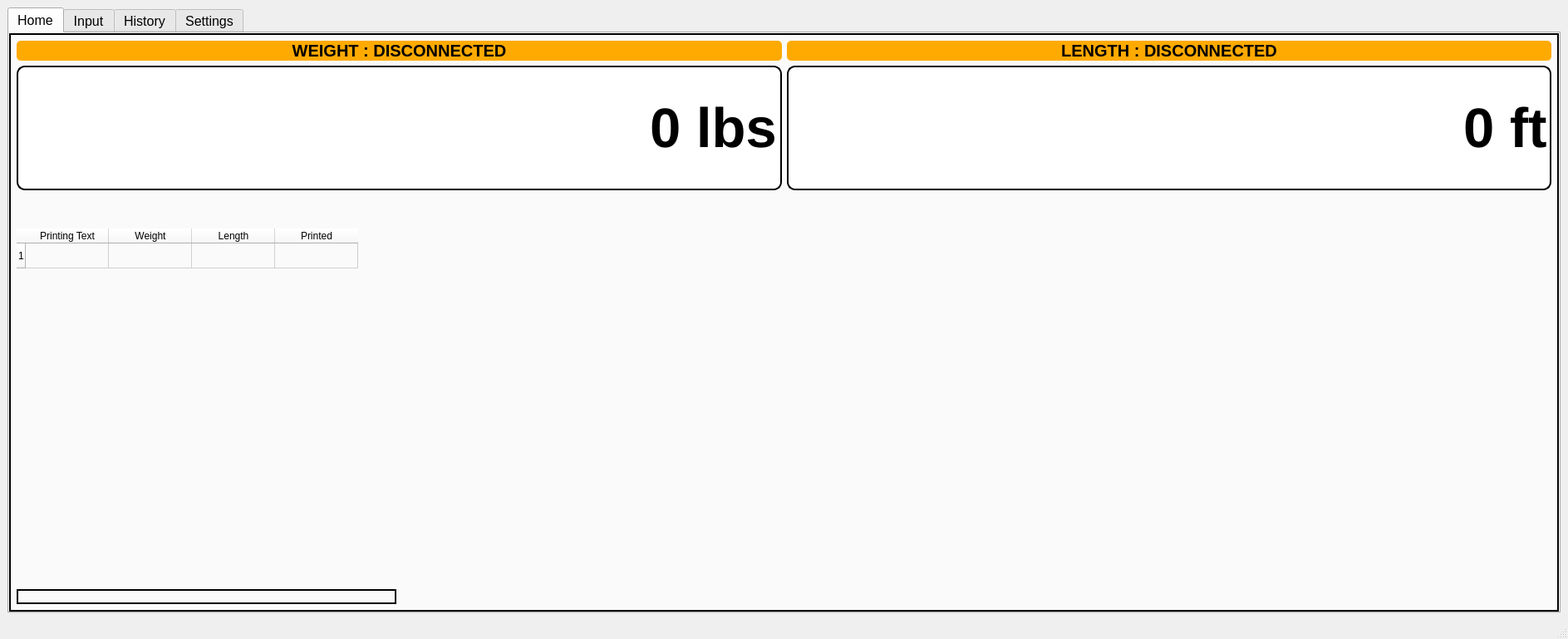
<?xml version="1.0" encoding="UTF-8"?>
<ui version="4.0">
 <class>MainWindow</class>
 <widget class="QMainWindow" name="MainWindow">
  <property name="geometry">
   <rect>
    <x>0</x>
    <y>0</y>
    <width>1887</width>
    <height>769</height>
   </rect>
  </property>
  <property name="sizePolicy">
   <sizepolicy hsizetype="Preferred" vsizetype="Preferred">
    <horstretch>0</horstretch>
    <verstretch>0</verstretch>
   </sizepolicy>
  </property>
  <property name="windowTitle">
   <string>Printing System</string>
  </property>
  <property name="styleSheet">
   <string notr="true"/>
  </property>
  <property name="toolButtonStyle">
   <enum>Qt::ToolButtonIconOnly</enum>
  </property>
  <property name="dockNestingEnabled">
   <bool>false</bool>
  </property>
  <widget class="QWidget" name="centralwidget">
   <property name="styleSheet">
    <string notr="true"/>
   </property>
   <layout class="QVBoxLayout" name="verticalLayout">
    <item>
     <widget class="QTabWidget" name="tabWidget">
      <property name="enabled">
       <bool>true</bool>
      </property>
      <property name="font">
       <font>
        <pointsize>12</pointsize>
       </font>
      </property>
      <property name="styleSheet">
       <string notr="true"/>
      </property>
      <property name="currentIndex">
       <number>0</number>
      </property>
      <property name="documentMode">
       <bool>false</bool>
      </property>
      <property name="tabsClosable">
       <bool>false</bool>
      </property>
      <property name="movable">
       <bool>false</bool>
      </property>
      <property name="tabBarAutoHide">
       <bool>false</bool>
      </property>
      <widget class="QWidget" name="tab">
       <property name="styleSheet">
        <string notr="true">background-color: rgb(250, 250, 250);
border: 2px solid  rgb(0, 0, 0);
</string>
       </property>
       <attribute name="title">
        <string>Home</string>
       </attribute>
       <layout class="QVBoxLayout" name="verticalLayout_2">
        <item>
         <layout class="QGridLayout" name="gridLayout">
          <item row="2" column="0" rowspan="2" colspan="2">
           <widget class="QLineEdit" name="lineEdit_weight">
            <property name="sizePolicy">
             <sizepolicy hsizetype="Preferred" vsizetype="Preferred">
              <horstretch>0</horstretch>
              <verstretch>0</verstretch>
             </sizepolicy>
            </property>
            <property name="minimumSize">
             <size>
              <width>0</width>
              <height>150</height>
             </size>
            </property>
            <property name="font">
             <font>
              <pointsize>50</pointsize>
              <weight>75</weight>
              <bold>true</bold>
             </font>
            </property>
            <property name="styleSheet">
             <string notr="true">background-color: rgb(255, 255, 255);
border-radius: 10px;</string>
            </property>
            <property name="text">
             <string>0 lbs</string>
            </property>
            <property name="alignment">
             <set>Qt::AlignRight|Qt::AlignTrailing|Qt::AlignVCenter</set>
            </property>
            <property name="readOnly">
             <bool>true</bool>
            </property>
           </widget>
          </item>
          <item row="0" column="2" colspan="2">
           <widget class="QLabel" name="length_status">
            <property name="font">
             <font>
              <pointsize>15</pointsize>
              <weight>75</weight>
              <bold>true</bold>
             </font>
            </property>
            <property name="styleSheet">
             <string notr="true">background-color: rgb(255, 170, 0);
border-radius: 5px;
border: none;</string>
            </property>
            <property name="text">
             <string>LENGTH : DISCONNECTED</string>
            </property>
            <property name="alignment">
             <set>Qt::AlignCenter</set>
            </property>
           </widget>
          </item>
          <item row="2" column="2" rowspan="2" colspan="2">
           <widget class="QLineEdit" name="lineEdit_length">
            <property name="sizePolicy">
             <sizepolicy hsizetype="Preferred" vsizetype="Preferred">
              <horstretch>0</horstretch>
              <verstretch>0</verstretch>
             </sizepolicy>
            </property>
            <property name="minimumSize">
             <size>
              <width>0</width>
              <height>150</height>
             </size>
            </property>
            <property name="font">
             <font>
              <pointsize>50</pointsize>
              <weight>75</weight>
              <bold>true</bold>
             </font>
            </property>
            <property name="styleSheet">
             <string notr="true">background-color: rgb(255, 255, 255);
border-radius: 10px;</string>
            </property>
            <property name="text">
             <string>0 ft</string>
            </property>
            <property name="alignment">
             <set>Qt::AlignRight|Qt::AlignTrailing|Qt::AlignVCenter</set>
            </property>
            <property name="readOnly">
             <bool>true</bool>
            </property>
           </widget>
          </item>
          <item row="0" column="0" colspan="2">
           <widget class="QLabel" name="weight_status">
            <property name="font">
             <font>
              <pointsize>15</pointsize>
              <weight>75</weight>
              <bold>true</bold>
             </font>
            </property>
            <property name="styleSheet">
             <string notr="true">background-color: rgb(255, 170, 0);
border-radius: 5px;
border: none;</string>
            </property>
            <property name="text">
             <string>WEIGHT : DISCONNECTED</string>
            </property>
            <property name="alignment">
             <set>Qt::AlignCenter</set>
            </property>
            <property name="margin">
             <number>0</number>
            </property>
           </widget>
          </item>
          <item row="5" column="0" colspan="4">
           <spacer name="verticalSpacer">
            <property name="orientation">
             <enum>Qt::Vertical</enum>
            </property>
            <property name="sizeType">
             <enum>QSizePolicy::Preferred</enum>
            </property>
            <property name="sizeHint" stdset="0">
             <size>
              <width>20</width>
              <height>40</height>
             </size>
            </property>
           </spacer>
          </item>
          <item row="6" column="0" colspan="4">
           <widget class="QTableWidget" name="tableWidget_home">
            <property name="font">
             <font>
              <family>MS Shell Dlg 2</family>
              <pointsize>12</pointsize>
              <weight>50</weight>
              <italic>false</italic>
              <bold>false</bold>
             </font>
            </property>
            <property name="styleSheet">
             <string notr="true">font: 12pt &quot;MS Shell Dlg 2&quot;;
border: none;</string>
            </property>
            <row>
             <property name="text">
              <string>1</string>
             </property>
            </row>
            <column>
             <property name="text">
              <string>Printing Text</string>
             </property>
            </column>
            <column>
             <property name="text">
              <string>Weight</string>
             </property>
            </column>
            <column>
             <property name="text">
              <string>Length</string>
             </property>
            </column>
            <column>
             <property name="text">
              <string>Printed</string>
             </property>
            </column>
           </widget>
          </item>
          <item row="7" column="0" colspan="4">
           <spacer name="verticalSpacer_2">
            <property name="orientation">
             <enum>Qt::Vertical</enum>
            </property>
            <property name="sizeType">
             <enum>QSizePolicy::Preferred</enum>
            </property>
            <property name="sizeHint" stdset="0">
             <size>
              <width>20</width>
              <height>40</height>
             </size>
            </property>
           </spacer>
          </item>
          <item row="8" column="0">
           <widget class="QLabel" name="label_4">
            <property name="styleSheet">
             <string notr="true"/>
            </property>
            <property name="text">
             <string/>
            </property>
            <property name="pixmap">
             <pixmap>../../../../emark/GUI/lib/logo.jpg</pixmap>
            </property>
            <property name="scaledContents">
             <bool>true</bool>
            </property>
           </widget>
          </item>
         </layout>
        </item>
       </layout>
      </widget>
      <widget class="QWidget" name="tab_5">
       <attribute name="title">
        <string>Input</string>
       </attribute>
       <layout class="QGridLayout" name="gridLayout_8">
        <item row="0" column="0">
         <layout class="QGridLayout" name="gridLayout_7">
          <item row="0" column="0" colspan="3">
           <widget class="QTableWidget" name="tableWidget_input"/>
          </item>
         </layout>
        </item>
       </layout>
      </widget>
      <widget class="QWidget" name="tab_2">
       <property name="styleSheet">
        <string notr="true"/>
       </property>
       <attribute name="title">
        <string>History</string>
       </attribute>
       <layout class="QGridLayout" name="gridLayout_5">
        <item row="0" column="0">
         <layout class="QGridLayout" name="gridLayout_4">
          <item row="1" column="2">
           <widget class="QPushButton" name="pushButton_open">
            <property name="sizePolicy">
             <sizepolicy hsizetype="Minimum" vsizetype="Fixed">
              <horstretch>0</horstretch>
              <verstretch>0</verstretch>
             </sizepolicy>
            </property>
            <property name="minimumSize">
             <size>
              <width>250</width>
              <height>50</height>
             </size>
            </property>
            <property name="font">
             <font>
              <pointsize>12</pointsize>
              <weight>75</weight>
              <bold>true</bold>
             </font>
            </property>
            <property name="styleSheet">
             <string notr="true">QPushButton{
	background-color: rgb(0, 170, 0);
	border-radius: 5px;
	border: 1px solid  rgb(0, 0, 0);

}
QPushButton:hover{
	background-color: rgb(0, 190, 0);
}
QPushButton:pressed{
	background-color: rgb(0, 210, 0);
}</string>
            </property>
            <property name="text">
             <string>Open</string>
            </property>
           </widget>
          </item>
          <item row="1" column="0">
           <widget class="QLineEdit" name="lineEdit_path"/>
          </item>
          <item row="3" column="2">
           <widget class="QPushButton" name="pushButton_export">
            <property name="minimumSize">
             <size>
              <width>250</width>
              <height>50</height>
             </size>
            </property>
            <property name="font">
             <font>
              <pointsize>12</pointsize>
              <weight>75</weight>
              <bold>true</bold>
             </font>
            </property>
            <property name="styleSheet">
             <string notr="true">QPushButton{
	background-color: rgb(0, 170, 255);
	border-radius: 5px;
	border: 1px solid  rgb(0, 0, 0);
}
QPushButton:hover{
	background-color: rgb(0, 190, 255);
}
QPushButton:pressed{
	background-color: rgb(0, 210, 255);
}</string>
            </property>
            <property name="text">
             <string>Export to XLSX</string>
            </property>
           </widget>
          </item>
          <item row="3" column="0">
           <spacer name="horizontalSpacer_4">
            <property name="orientation">
             <enum>Qt::Horizontal</enum>
            </property>
            <property name="sizeHint" stdset="0">
             <size>
              <width>40</width>
              <height>20</height>
             </size>
            </property>
           </spacer>
          </item>
          <item row="0" column="0" colspan="3">
           <widget class="QTableWidget" name="tableWidget"/>
          </item>
          <item row="2" column="2">
           <widget class="QPushButton" name="pushButton_save">
            <property name="minimumSize">
             <size>
              <width>250</width>
              <height>50</height>
             </size>
            </property>
            <property name="font">
             <font>
              <pointsize>12</pointsize>
              <weight>75</weight>
              <bold>true</bold>
             </font>
            </property>
            <property name="styleSheet">
             <string notr="true">QPushButton{
	background-color: rgb(0, 170, 0);
	border-radius: 5px;
	border: 1px solid  rgb(0, 0, 0);

}
QPushButton:hover{
	background-color: rgb(0, 190, 0);
}
QPushButton:pressed{
	background-color: rgb(0, 210, 0);
}</string>
            </property>
            <property name="text">
             <string>Data Saved</string>
            </property>
           </widget>
          </item>
          <item row="2" column="0">
           <spacer name="horizontalSpacer_3">
            <property name="orientation">
             <enum>Qt::Horizontal</enum>
            </property>
            <property name="sizeHint" stdset="0">
             <size>
              <width>40</width>
              <height>20</height>
             </size>
            </property>
           </spacer>
          </item>
         </layout>
        </item>
       </layout>
      </widget>
      <widget class="QWidget" name="tab_3">
       <property name="styleSheet">
        <string notr="true">border: 2px solid  rgb(0, 0, 0);</string>
       </property>
       <attribute name="title">
        <string>Settings</string>
       </attribute>
       <layout class="QVBoxLayout" name="verticalLayout_3">
        <item>
         <layout class="QGridLayout" name="gridLayout_3">
          <item row="1" column="0">
           <widget class="QLabel" name="label_18">
            <property name="font">
             <font>
              <pointsize>12</pointsize>
              <weight>75</weight>
              <bold>true</bold>
             </font>
            </property>
            <property name="styleSheet">
             <string notr="true">border:none;</string>
            </property>
            <property name="text">
             <string>EMARK Printer</string>
            </property>
            <property name="alignment">
             <set>Qt::AlignCenter</set>
            </property>
           </widget>
          </item>
          <item row="1" column="1">
           <widget class="QComboBox" name="comboBox_com_1">
            <property name="sizePolicy">
             <sizepolicy hsizetype="Preferred" vsizetype="Preferred">
              <horstretch>0</horstretch>
              <verstretch>0</verstretch>
             </sizepolicy>
            </property>
            <property name="styleSheet">
             <string notr="true">background-color: rgb(255, 255, 255);
font: 12pt &quot;MS Shell Dlg 2&quot;;</string>
            </property>
            <property name="editable">
             <bool>true</bool>
            </property>
            <property name="currentText">
             <string>COM1</string>
            </property>
            <property name="frame">
             <bool>true</bool>
            </property>
            <item>
             <property name="text">
              <string>COM1</string>
             </property>
            </item>
            <item>
             <property name="text">
              <string>COM2</string>
             </property>
            </item>
            <item>
             <property name="text">
              <string>COM3</string>
             </property>
            </item>
           </widget>
          </item>
          <item row="3" column="1">
           <widget class="QLineEdit" name="lineEdit_IP">
            <property name="sizePolicy">
             <sizepolicy hsizetype="Preferred" vsizetype="Preferred">
              <horstretch>0</horstretch>
              <verstretch>0</verstretch>
             </sizepolicy>
            </property>
            <property name="font">
             <font>
              <pointsize>12</pointsize>
             </font>
            </property>
            <property name="styleSheet">
             <string notr="true">background-color: rgb(255, 255, 255);</string>
            </property>
            <property name="placeholderText">
             <string>PLC IP Address</string>
            </property>
           </widget>
          </item>
          <item row="2" column="2">
           <widget class="QPushButton" name="pushButton_connect_2">
            <property name="sizePolicy">
             <sizepolicy hsizetype="Preferred" vsizetype="Preferred">
              <horstretch>0</horstretch>
              <verstretch>0</verstretch>
             </sizepolicy>
            </property>
            <property name="minimumSize">
             <size>
              <width>0</width>
              <height>80</height>
             </size>
            </property>
            <property name="font">
             <font>
              <pointsize>12</pointsize>
              <weight>75</weight>
              <bold>true</bold>
             </font>
            </property>
            <property name="styleSheet">
             <string notr="true">QPushButton{
	background-color: rgb(255, 170, 0);
	border-radius: 10px;
}
QPushButton:hover{
	background-color: rgb(255, 190, 0);
}
QPushButton:pressed{
	background-color: rgb(255, 210, 0);
}</string>
            </property>
            <property name="text">
             <string>Connect</string>
            </property>
           </widget>
          </item>
          <item row="3" column="2">
           <widget class="QPushButton" name="pushButton_connect_3">
            <property name="sizePolicy">
             <sizepolicy hsizetype="Preferred" vsizetype="Preferred">
              <horstretch>0</horstretch>
              <verstretch>0</verstretch>
             </sizepolicy>
            </property>
            <property name="minimumSize">
             <size>
              <width>0</width>
              <height>80</height>
             </size>
            </property>
            <property name="font">
             <font>
              <pointsize>12</pointsize>
              <weight>75</weight>
              <bold>true</bold>
             </font>
            </property>
            <property name="styleSheet">
             <string notr="true">QPushButton{
	background-color: rgb(255, 170, 0);
	border-radius: 10px;
}
QPushButton:hover{
	background-color: rgb(255, 190, 0);
}
QPushButton:pressed{
	background-color: rgb(255, 210, 0);
}</string>
            </property>
            <property name="text">
             <string>Connect</string>
            </property>
           </widget>
          </item>
          <item row="2" column="1">
           <widget class="QComboBox" name="comboBox_com_2">
            <property name="sizePolicy">
             <sizepolicy hsizetype="Preferred" vsizetype="Preferred">
              <horstretch>0</horstretch>
              <verstretch>0</verstretch>
             </sizepolicy>
            </property>
            <property name="styleSheet">
             <string notr="true">background-color: rgb(255, 255, 255);
font: 12pt &quot;MS Shell Dlg 2&quot;;</string>
            </property>
            <property name="editable">
             <bool>true</bool>
            </property>
            <property name="currentText">
             <string>COM1</string>
            </property>
            <property name="frame">
             <bool>true</bool>
            </property>
            <item>
             <property name="text">
              <string>COM1</string>
             </property>
            </item>
            <item>
             <property name="text">
              <string>COM2</string>
             </property>
            </item>
            <item>
             <property name="text">
              <string>COM3</string>
             </property>
            </item>
           </widget>
          </item>
          <item row="2" column="0">
           <widget class="QLabel" name="label_19">
            <property name="font">
             <font>
              <pointsize>12</pointsize>
              <weight>75</weight>
              <bold>true</bold>
             </font>
            </property>
            <property name="styleSheet">
             <string notr="true">border:none;</string>
            </property>
            <property name="text">
             <string>IND231 Weight Indicator</string>
            </property>
            <property name="alignment">
             <set>Qt::AlignCenter</set>
            </property>
           </widget>
          </item>
          <item row="3" column="0">
           <widget class="QLabel" name="label_17">
            <property name="font">
             <font>
              <pointsize>12</pointsize>
              <weight>75</weight>
              <bold>true</bold>
             </font>
            </property>
            <property name="styleSheet">
             <string notr="true">border:none;</string>
            </property>
            <property name="text">
             <string>PLC SIEMENS S7 300</string>
            </property>
            <property name="alignment">
             <set>Qt::AlignCenter</set>
            </property>
           </widget>
          </item>
          <item row="1" column="2">
           <widget class="QPushButton" name="pushButton_connect_1">
            <property name="sizePolicy">
             <sizepolicy hsizetype="Preferred" vsizetype="Preferred">
              <horstretch>0</horstretch>
              <verstretch>0</verstretch>
             </sizepolicy>
            </property>
            <property name="minimumSize">
             <size>
              <width>0</width>
              <height>80</height>
             </size>
            </property>
            <property name="font">
             <font>
              <pointsize>12</pointsize>
              <weight>75</weight>
              <bold>true</bold>
             </font>
            </property>
            <property name="styleSheet">
             <string notr="true">QPushButton{
	background-color: rgb(255, 170, 0);
	border-radius: 10px;
}
QPushButton:hover{
	background-color: rgb(255, 190, 0);
}
QPushButton:pressed{
	background-color: rgb(255, 210, 0);
}</string>
            </property>
            <property name="text">
             <string>Connect</string>
            </property>
           </widget>
          </item>
          <item row="4" column="0">
           <widget class="QLabel" name="label_20">
            <property name="font">
             <font>
              <pointsize>12</pointsize>
              <weight>75</weight>
              <bold>true</bold>
             </font>
            </property>
            <property name="styleSheet">
             <string notr="true">border:none;</string>
            </property>
            <property name="text">
             <string>Weight Unit</string>
            </property>
            <property name="alignment">
             <set>Qt::AlignCenter</set>
            </property>
           </widget>
          </item>
          <item row="4" column="1">
           <widget class="QComboBox" name="comboBox_weight">
            <property name="sizePolicy">
             <sizepolicy hsizetype="Preferred" vsizetype="Preferred">
              <horstretch>0</horstretch>
              <verstretch>0</verstretch>
             </sizepolicy>
            </property>
            <property name="minimumSize">
             <size>
              <width>0</width>
              <height>50</height>
             </size>
            </property>
            <property name="styleSheet">
             <string notr="true">background-color: rgb(255, 255, 255);
font: 12pt &quot;MS Shell Dlg 2&quot;;</string>
            </property>
            <property name="editable">
             <bool>true</bool>
            </property>
            <property name="currentText">
             <string>pound (lbs)</string>
            </property>
            <property name="frame">
             <bool>true</bool>
            </property>
            <item>
             <property name="text">
              <string>pound (lbs)</string>
             </property>
            </item>
            <item>
             <property name="text">
              <string>kilogram (kg)</string>
             </property>
            </item>
           </widget>
          </item>
          <item row="5" column="0">
           <widget class="QLabel" name="label_21">
            <property name="font">
             <font>
              <pointsize>12</pointsize>
              <weight>75</weight>
              <bold>true</bold>
             </font>
            </property>
            <property name="styleSheet">
             <string notr="true">border:none;</string>
            </property>
            <property name="text">
             <string>Length Unit</string>
            </property>
            <property name="alignment">
             <set>Qt::AlignCenter</set>
            </property>
           </widget>
          </item>
          <item row="5" column="1">
           <widget class="QComboBox" name="comboBox_length">
            <property name="sizePolicy">
             <sizepolicy hsizetype="Preferred" vsizetype="Preferred">
              <horstretch>0</horstretch>
              <verstretch>0</verstretch>
             </sizepolicy>
            </property>
            <property name="minimumSize">
             <size>
              <width>0</width>
              <height>50</height>
             </size>
            </property>
            <property name="styleSheet">
             <string notr="true">background-color: rgb(255, 255, 255);
font: 12pt &quot;MS Shell Dlg 2&quot;;</string>
            </property>
            <property name="editable">
             <bool>true</bool>
            </property>
            <property name="currentText">
             <string>foot (ft)</string>
            </property>
            <property name="frame">
             <bool>true</bool>
            </property>
            <item>
             <property name="text">
              <string>foot (ft)</string>
             </property>
            </item>
            <item>
             <property name="text">
              <string>milimeter (mm)</string>
             </property>
            </item>
           </widget>
          </item>
          <item row="6" column="0">
           <widget class="QLabel" name="label_22">
            <property name="font">
             <font>
              <pointsize>12</pointsize>
              <weight>75</weight>
              <bold>true</bold>
             </font>
            </property>
            <property name="styleSheet">
             <string notr="true">border:none;</string>
            </property>
            <property name="text">
             <string>Length Limit</string>
            </property>
            <property name="alignment">
             <set>Qt::AlignCenter</set>
            </property>
           </widget>
          </item>
          <item row="7" column="1">
           <spacer name="verticalSpacer_3">
            <property name="orientation">
             <enum>Qt::Vertical</enum>
            </property>
            <property name="sizeHint" stdset="0">
             <size>
              <width>20</width>
              <height>40</height>
             </size>
            </property>
           </spacer>
          </item>
          <item row="6" column="1">
           <widget class="QLineEdit" name="lineEdit_IP_2">
            <property name="sizePolicy">
             <sizepolicy hsizetype="Preferred" vsizetype="Preferred">
              <horstretch>0</horstretch>
              <verstretch>0</verstretch>
             </sizepolicy>
            </property>
            <property name="minimumSize">
             <size>
              <width>0</width>
              <height>50</height>
             </size>
            </property>
            <property name="font">
             <font>
              <pointsize>12</pointsize>
             </font>
            </property>
            <property name="styleSheet">
             <string notr="true">background-color: rgb(255, 255, 255);</string>
            </property>
            <property name="placeholderText">
             <string>Input Min Length</string>
            </property>
           </widget>
          </item>
         </layout>
        </item>
       </layout>
      </widget>
     </widget>
    </item>
   </layout>
  </widget>
  <widget class="QMenuBar" name="menubar">
   <property name="geometry">
    <rect>
     <x>0</x>
     <y>0</y>
     <width>1887</width>
     <height>26</height>
    </rect>
   </property>
  </widget>
  <widget class="QStatusBar" name="statusbar"/>
 </widget>
 <resources/>
 <connections/>
</ui>
